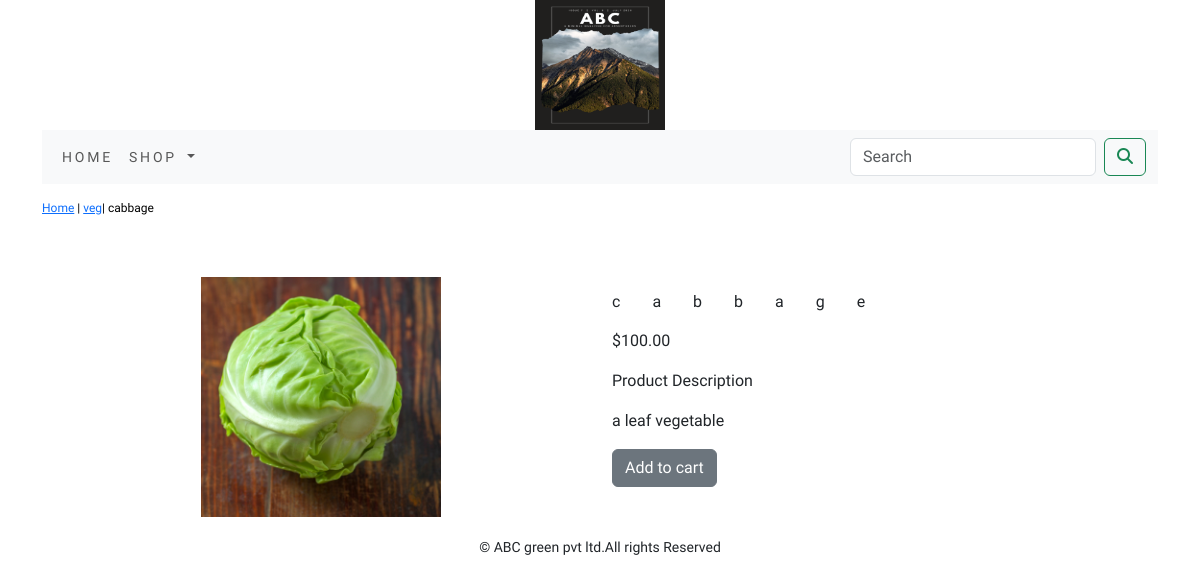
The page /shop/veg/cabbage/ on the database its author committed.
### shop/models.py (models this page shows, shortened)
class Product(models.Model):
    name=models.CharField(max_length=250,unique=True)
    slug=models.SlugField(max_length=250,unique=True)
    description=models.TextField(blank=True)
    price=models.DecimalField(max_digits=10,decimal_places=2)
    category=models.ForeignKey(Category,on_delete=models.CASCADE)
    image=models.ImageField(upload_to='product',blank=True)
    stock=models.IntegerField()
    available=models.BooleanField(default=True)
    created=models.DateTimeField(auto_now_add=True)
    updated=models.DateTimeField(auto_now=True)
    class Meta:
        ordering=('name',)
        verbose_name='product'
        verbose_name_plural='products'

class Category(models.Model):
    name=models.CharField(max_length=250,unique=True)
    slug=models.SlugField(max_length=250,unique=True)
    description=models.TextField(blank=True)
    image=models.ImageField(upload_to='category',blank=True)
    class Meta:
        ordering=('name',)
        verbose_name='category'
        verbose_name_plural='categories'
    def get_url(self):
        return reverse('shop:product_by_category',args=[self.slug])
    def __str__(self):
        return  '{}'.format(self.name)

### shop/views.py (the view)
# urls.py: path('<slug:c_slug>/<slug:product_slug>/', views.proDetail,name='proDetail'),
def proDetail(request,c_slug,product_slug):
    try:
        product=Product.objects.get(category__slug=c_slug,slug=product_slug)
    except Exception as e:
        raise e
    return render(request,'product.html',{'product':product})

### cart/context_processors.py (called while the page is built)
def counter(request):
    item_count=0
    if 'admin' in request.path:
        return {}
    else:
        try:
            cart=Cart.objects.filter(cart_id=_cart_id(request))
            cart_items=CartItem.objects.all().filter(cart=cart[:1])
            for cart_item in cart_items:
                item_count +=cart_item.quantity
        except Cart.DoesNotExit:
            item_count =0
    return dict(item_count=item_count)

### cart/views.py (called while the page is built)
def _cart_id(request):
    cart=request.session.session_key
    if not cart:
        cart=request.session.create()
    return cart

### shop/context_processors.py (called while the page is built)
def menu_links(request):
    links=Category.objects.all()
    return  dict(links=links)

### templates/product.html (shortened to what this page needs)
{% extends 'base.html' %}
{% load static %}
{% block content %}
<div class="row my_prod_row_class" style="padding-top:15px;
padding-bottom:20px">
  <div class="mx_auto" style="color:#000;
font-size:12px;
text-decoration:none;">
    <p><a href="{% url 'shop:allProdCat' %}">Home</a> | <a href="{{product.category.get_url}}">{{product.category}}</a>| {{product.name}}</p>
  </div>
</div>
<div class="container">
<br>
<div class="row">
  <div class="col-12 col-sm-12 col-md-12 col-lg-6 text-center">
    <div style="min-width:18rem">
      <img src="{{product.image.url}}" alt="{{product.name}}" style="width:45%;height:50%;">
    </div>
  </div>
<br><br>
    <div class="col-12 col-sm-12 col-md-12 col-lg-6">
      <div>
      <h1 class="my_prod_title" style="font-size:16px;
text_transform:uppercase;
letter-spacing:2em;
padding-top:15px;
padding-bottom:10px;">{{product.name}}</h1>
      <p>${{product.price}}</p>
      <p class="my_title">Product Description</p>
      <p class="text-justify my_prod_text" style="padding-right:20px;">{{product.description}}</p>
        {% if product.stock <= 0 %}
      <p class="text-justify my_prod_text" style="padding-right:20px;"><b>Out of stock</b></p>
      {% else %}
      <a class="btn btn-secondary" href="{% url 'cart:add_cart' product.id %}">Add to cart</a>
      {% endif %}
    </div>
  </div>
  </div>
</div>
{% endblock %}

### templates/base.html (style rules this page uses)
body { font-family: 'Phudu', cursive; }

### rows shown on the page
Product: category "veg", name "cabbage", image (picture), price "100.00", description "a leaf vegetable"
